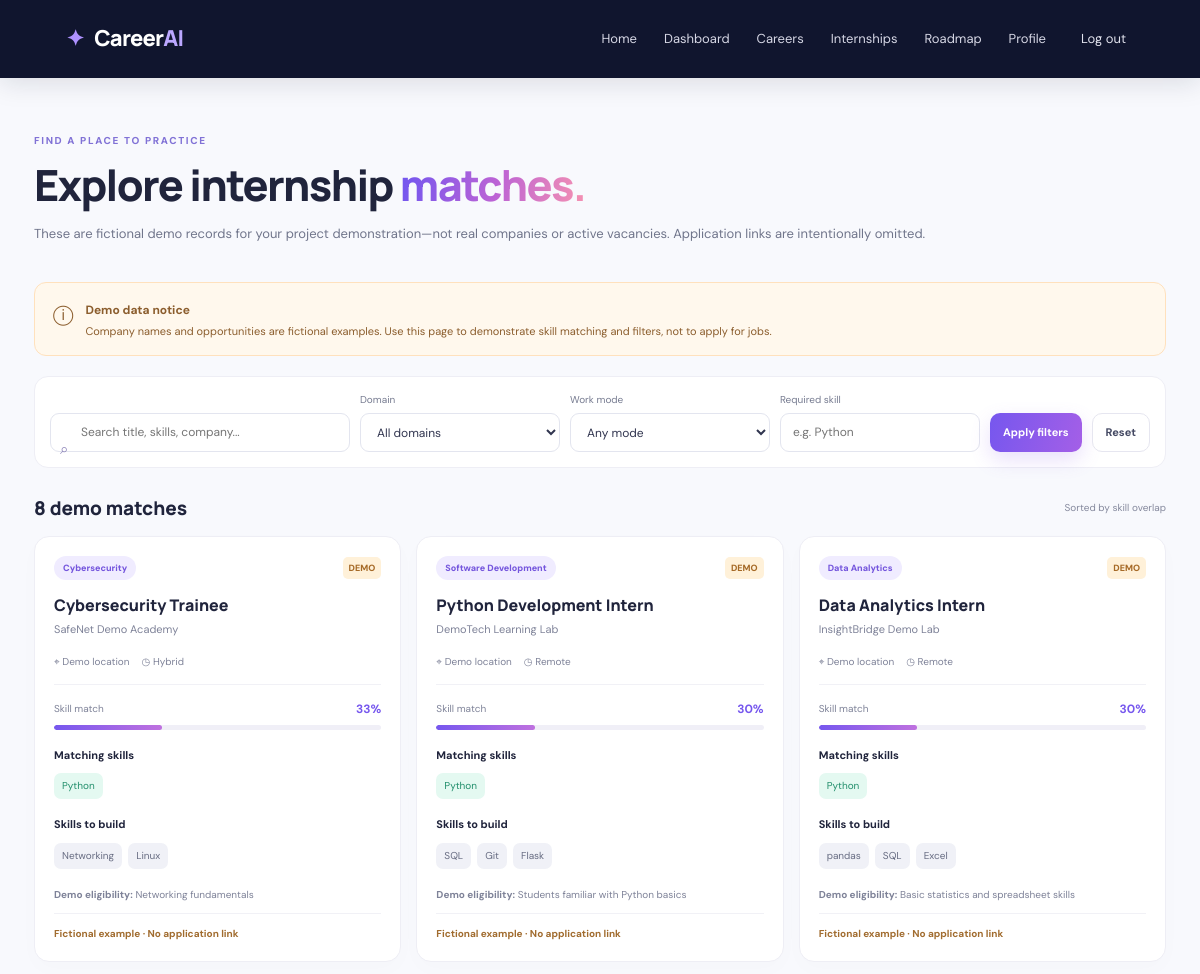
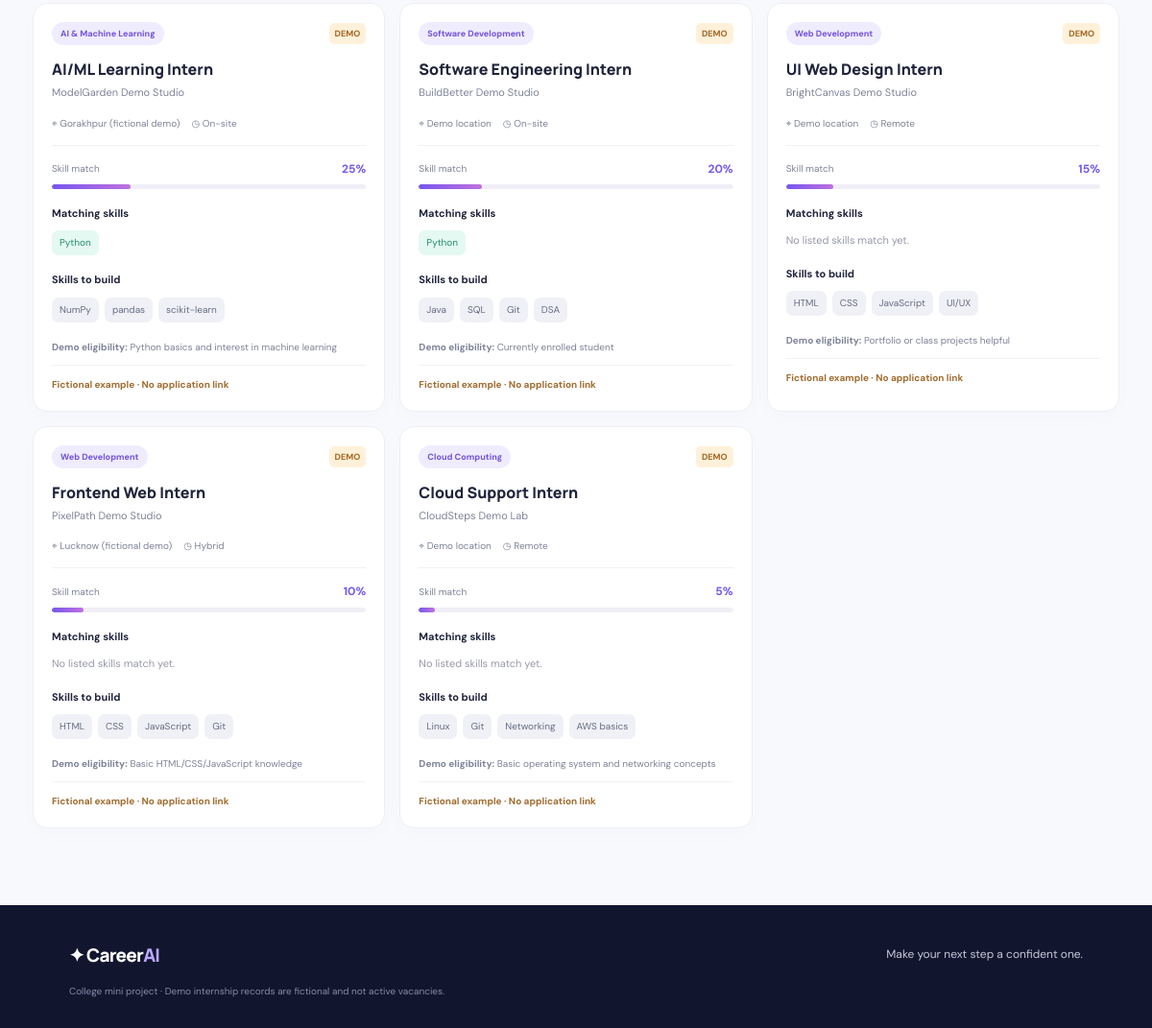
Page /internships (signed in) on the committed database (2 pictures, top to bottom).
### tables this page shows
CREATE TABLE internships(id INTEGER PRIMARY KEY AUTOINCREMENT,title TEXT NOT NULL,company TEXT NOT NULL,required_skills TEXT NOT NULL,domain TEXT NOT NULL,work_mode TEXT NOT NULL,location TEXT NOT NULL,eligibility TEXT NOT NULL,application_url TEXT,source TEXT NOT NULL DEFAULT 'Fictional CareerAI demo record',is_demo INTEGER NOT NULL DEFAULT 1);

CREATE TABLE profiles(user_id INTEGER PRIMARY KEY REFERENCES users(id) ON DELETE CASCADE,education_level TEXT NOT NULL DEFAULT 'Undergraduate',degree_branch TEXT NOT NULL DEFAULT '',college_name TEXT NOT NULL DEFAULT '',cgpa TEXT NOT NULL DEFAULT '',graduation_year TEXT NOT NULL DEFAULT '',skills TEXT NOT NULL DEFAULT '',interests TEXT NOT NULL DEFAULT '',preferred_domain TEXT NOT NULL DEFAULT 'Software Development',work_mode TEXT NOT NULL DEFAULT 'Any');

### app.py (the view)
@app.route('/internships')
@login_required
def internships():
    p=get_profile(); q=request.args.get('q','').strip()[:100]; domain=request.args.get('domain',''); mode=request.args.get('mode',''); skill=request.args.get('skill','').strip()[:60]
    rows=match_internships(p,query=q,domain=domain,mode=mode,skill=skill,limit=100)
    with get_db() as db: domains=[r['domain'] for r in db.execute('SELECT DISTINCT domain FROM internships ORDER BY domain')]
    return render_template('internships.html',internships=rows,domains=domains,filters={'q':q,'domain':domain,'mode':mode,'skill':skill})

### app.py (called while the page is built)
@app.before_request
def setup():
    if not getattr(app, '_db_ready', False):
        init_db(); seed_db(); app._db_ready = True
    if request.method == 'POST':
        token = session.get('_csrf_token')
        supplied = request.form.get('_csrf_token', '')
        if not token or not secrets.compare_digest(token, supplied): abort(400, 'Invalid form security token. Refresh and try again.')

@app.context_processor
def inject_globals():
    if '_csrf_token' not in session: session['_csrf_token'] = secrets.token_urlsafe(24)
    return {'csrf_token': session['_csrf_token'], 'current_user': session.get('user_name'), 'current_endpoint': request.endpoint}

def login_required(fn):
    @wraps(fn)
    def wrapper(*args, **kwargs):
        if not session.get('user_id'):
            flash('Please log in to access your student workspace.', 'info'); return redirect(url_for('login', next=request.path))
        return fn(*args, **kwargs)
    return wrapper

def get_profile(user_id=None):
    uid = user_id or session.get('user_id')
    with get_db() as db:
        row = db.execute('SELECT u.full_name,u.email,p.* FROM users u JOIN profiles p ON p.user_id=u.id WHERE u.id=?', (uid,)).fetchone()
    return dict(row) if row else {}

### db.py (called while the page is built)
def get_db():
    db_path=os.environ.get('CAREERAI_DB') or DEFAULT_DB_PATH
    conn=sqlite3.connect(db_path); conn.row_factory=sqlite3.Row; conn.execute('PRAGMA foreign_keys=ON'); return conn

### recommender.py (called while the page is built)
def tokens(s): return {re.sub(r'[^a-z0-9+#.]','',x.lower().strip()) for x in re.split(r'[,;\n|]',s or '') if x.strip()}

def match_skills(student, required):
    have=tokens(student); req=[s.strip() for s in re.split(r'[,;]',required or '') if s.strip()]
    matched=[]; missing=[]
    for s in req:
        norm=re.sub(r'[^a-z0-9+#.]','',s.lower())
        (matched if any(norm==h or norm in h or h in norm for h in have if norm and h) else missing).append(s)
    return matched,missing

### templates/internships.html
{% extends 'base.html' %}{% block title %}Internship explorer · CareerAI{% endblock %}{% block content %}<section class="page-heading"><div class="eyebrow">FIND A PLACE TO PRACTICE</div><h1>Explore internship <span class="gradient-text">matches.</span></h1><p>These are fictional demo records for your project demonstration—not real companies or active vacancies. Application links are intentionally omitted.</p></section><div class="demo-alert"><span>ⓘ</span><div><b>Demo data notice</b><p>Company names and opportunities are fictional examples. Use this page to demonstrate skill matching and filters, not to apply for jobs.</p></div></div><form class="filter-bar" method="get"><label class="search-field"><span>⌕</span><input name="q" value="{{ filters.q }}" placeholder="Search title, skills, company..."></label><label><span class="filter-label">Domain</span><select name="domain"><option value="">All domains</option>{% for d in domains %}<option value="{{ d }}" {{ 'selected' if filters.domain==d }}>{{ d }}</option>{% endfor %}</select></label><label><span class="filter-label">Work mode</span><select name="mode"><option value="">Any mode</option>{% for m in ['Remote','Hybrid','On-site'] %}<option {{ 'selected' if filters.mode==m }}>{{ m }}</option>{% endfor %}</select></label><label><span class="filter-label">Required skill</span><input name="skill" value="{{ filters.skill }}" placeholder="e.g. Python"></label><button class="btn btn-primary" type="submit">Apply filters</button><a class="btn btn-secondary" href="{{ url_for('internships') }}">Reset</a></form><div class="results-head"><h2>{{ internships|length }} demo match{% if internships|length != 1 %}es{% endif %}</h2><span>Sorted by skill overlap</span></div>{% if internships %}<div class="internship-grid">{% for x in internships %}<article class="internship-card"><div class="internship-card-top"><span class="domain-tag">{{ x.domain }}</span><span class="demo-pill">DEMO</span></div><h3>{{ x.title }}</h3><p class="company">{{ x.company }}</p><div class="meta-row"><span>⌖ {{ x.location }}</span><span>◷ {{ x.work_mode }}</span></div><div class="internship-score"><div><small>Skill match</small><strong>{{ x.score }}%</strong></div><div class="progress"><span style="width:{{ x.score }}%"></span></div></div><h4>Matching skills</h4>{% if x.matched %}<div class="chips">{% for s in x.matched %}<span class="chip good">{{ s }}</span>{% endfor %}</div>{% else %}<p class="muted">No listed skills match yet.</p>{% endif %}<h4>Skills to build</h4><div class="chips">{% for s in x.missing[:5] %}<span class="chip">{{ s }}</span>{% endfor %}</div><p class="eligibility"><b>Demo eligibility:</b> {{ x.eligibility }}</p><div class="no-apply">Fictional example · No application link</div></article>{% endfor %}</div>{% else %}<div class="empty-state"><div>⌕</div><h2>No matches for these filters</h2><p>Try a broader search, choose another work mode, or clear your filters.</p><a class="btn btn-secondary" href="{{ url_for('internships') }}">Clear filters</a></div>{% endif %}{% endblock %}

### templates/base.html (shortened to what this page needs)
<!doctype html><html lang="en"><head><link rel="stylesheet" href="{{ url_for('static',filename='css/style.css') }}"></head><body><nav class="navbar"><a class="brand" href="{{ url_for('home') }}"><span class="brand-icon">✦</span> Career<span>AI</span></a><div class="nav-links"><a href="{{ url_for('home') }}">Home</a>{% if current_user %}<a href="{{ url_for('dashboard') }}">Dashboard</a><a href="{{ url_for('careers') }}">Careers</a><a href="{{ url_for('internships') }}">Internships</a><a href="{{ url_for('roadmap') }}">Roadmap</a><a href="{{ url_for('profile') }}">Profile</a><form class="nav-logout" method="post" action="{{ url_for('logout') }}"><button class="nav-button" type="submit">Log out</button></form>{% else %}<a href="{{ url_for('login') }}">Log in</a><a class="nav-cta" href="{{ url_for('register') }}">Get started <span>↗</span></a>{% endif %}</div></nav><main class="page-wrap">{% block content %}{% endblock %}</main><footer class="footer"><div class="footer-inner"><a class="brand" href="{{ url_for('home') }}">✦ Career<span>AI</span></a><p>Make your next step a confident one.</p><small>College mini project · Demo internship records are fictional and not active vacancies.</small></div></footer></body></html>

### rows in the picture
internships: domain "Cybersecurity", title "Cybersecurity Trainee", company "SafeNet Demo Academy", location "Demo location", work_mode "Hybrid", score "33", 5 "Networking" "Linux", eligibility "Networking fundamentals"
profiles: skills "Python"
internships: domain "Software Development", title "Python Development Intern", company "DemoTech Learning Lab", location "Demo location", work_mode "Remote", score "30", 5 "SQL" "Git" "Flask", eligibility "Students familiar with Python basics"
internships: domain "Data Analytics", title "Data Analytics Intern", company "InsightBridge Demo Lab", location "Demo location", work_mode "Remote", score "30", 5 "pandas" "SQL" "Excel", eligibility "Basic statistics and spreadsheet skills"
internships: domain "AI & Machine Learning", title "AI/ML Learning Intern", company "ModelGarden Demo Studio", location "Gorakhpur (fictional demo)", work_mode "On-site", score "25", 5 "NumPy" "pandas" "scikit-learn", eligibility "Python basics and interest in machine learning"
internships: domain "Software Development", title "Software Engineering Intern", company "BuildBetter Demo Studio", location "Demo location", work_mode "On-site", score "20", 5 "Java" "SQL" "Git" "DSA", eligibility "Currently enrolled student"
internships: domain "Web Development", title "UI Web Design Intern", company "BrightCanvas Demo Studio", location "Demo location", work_mode "Remote", score "15", shows "No listed skills match yet.", 5 "HTML" "CSS" "JavaScript" "UI/UX", eligibility "Portfolio or class projects helpful"
internships: domain "Web Development", title "Frontend Web Intern", company "PixelPath Demo Studio", location "Lucknow (fictional demo)", work_mode "Hybrid", score "10", shows "No listed skills match yet.", 5 "HTML" "CSS" "JavaScript" "Git", eligibility "Basic HTML/CSS/JavaScript knowledge"
internships: domain "Cloud Computing", title "Cloud Support Intern", company "CloudSteps Demo Lab", location "Demo location", work_mode "Remote", score "5", shows "No listed skills match yet.", 5 "Linux" "Git" "Networking" "AWS basics", eligibility "Basic operating system and networking concepts"

### other values in the picture
{{ internships|length }} "8"
